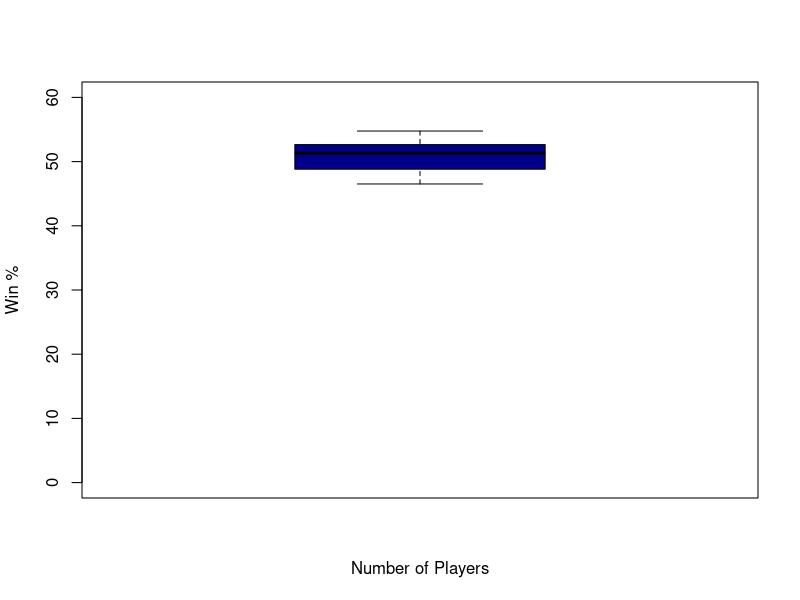

The R script that drew this image:
## ---- chunk 1
## Set up environment
knitr::opts_chunk$set(echo = TRUE)
library(data.table)
library(knitr)
library(kableExtra)
## ---- chunk 2
play_pg = setDT(read.csv("players_pg.csv"))
short_data = play_pg[players < 8, .(count = .N, home = sum(home), win = sum(win), opp_play = mean(opp_players), pts = mean(pts), opp_pts = mean(opp_pts)), by = type]
short_data_tot = play_pg[players < 8, .(count = .N, home = sum(home), win = sum(win), opp_play = mean(opp_players), pts = mean(pts), opp_pts = mean(opp_pts))]
short_table = data.frame(rbind(short_data[,type := NULL], short_data_tot))
rownames(short_table) = c("Regular Season","Playoffs","Total")
colnames(short_table) = c("Games","Home","Win","Avg. Opp. Players", "Avg. Points", "Avg. Opp. Points")
kable_paper(kable(short_table,
  digits = 2),"hover",full_width=F)
## ---- chunk 3
win_data = play_pg[type == "Regular" & players > 7, .(win_pct = 100*mean(win)), by = players]
boxplot(win_data[order(players),win_pct], names.arg = c(8,9,10,11,12,13,14), xlab = "Number of Players", ylab = "Win %", col = "darkblue", ylim = c(0,60))
